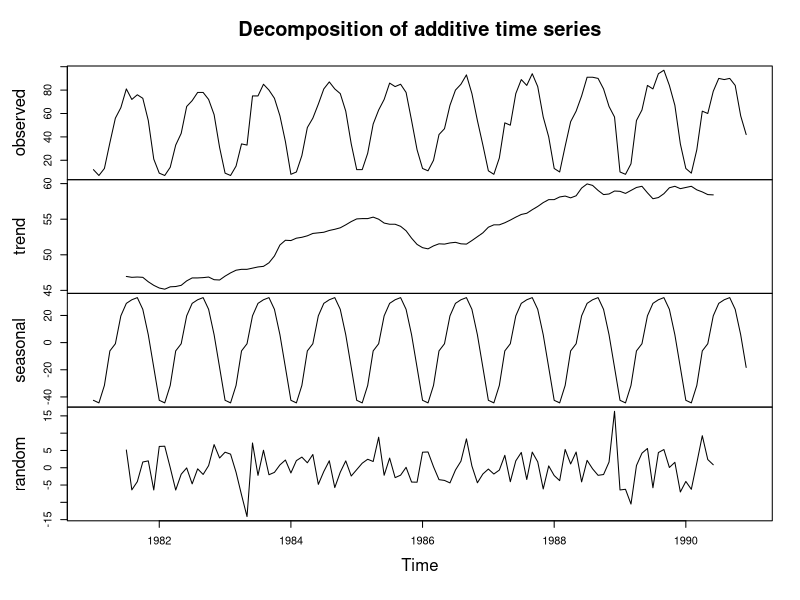

Generate this figure with R:
## In-class session

### Time-series analysis

library(readxl)
tsdata<-read_excel("rdata/Tea Production_Classical_Decomposition.xlsx")


#creating a time series object in R
pdnts <- ts(tsdata$Production, start = c(1981,1), frequency = 12)

m1 <- decompose(pdnts,type = "a")
plot(m1)

library(forecast)
#### EXPONENTIAL SMOOTHING

sm1 <- ses(pdnts) 
summary(sm1)

sm2 <- holt(pdnts) 
summary(sm2)

sm3 <- hw(pdnts) 
summary(sm3)

accuracy(sm1)
accuracy(sm2)
accuracy(sm3)



sm5 <- ets(pdnts)
summary(sm5)

tsdata$Year1<-seq(from=1980, by= 1/12, length.out = 120)
tran.pdn <- subset(tsdata, Year < 1989 )

lm1 <- lm(data=tsdata, Production~Year+Month)
summary(lm1)

lm2 <- lm(data=tsdata, Production~Year1+Month)
summary(lm2)

test.pdn <- subset(tsdata, Year >= 1989 )
pred <- predict(lm1, newdata = test.pdn)

sqrt( mean(( test.pdn$Production - pred)^2 ))


train.ts <- window(pdnts, end=c(1988,12))
test.ts <- window(pdnts, start=c(1989,1))

sm3 <- hw(train.ts)
accuracy(sm3,test.ts)



sm4 <- hw(train.ts,seasonal = "m")
accuracy(sm4,test.ts)


